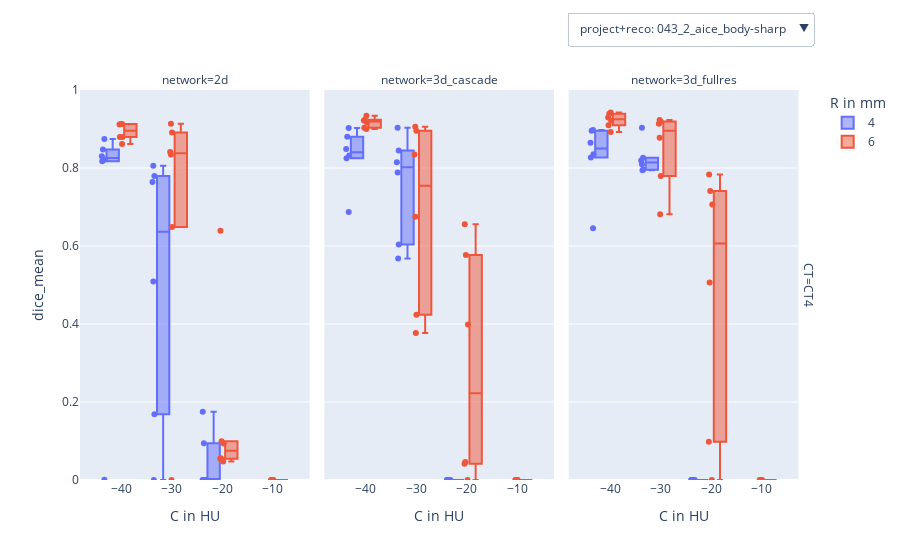

The code cell stored with this chart in its notebook:
### Code cell
import plotly.express as px
from plot_results import create_filter_button

df_lesions_dice_comparison_temp_summary = df_lesions_dice_comparison_temp_summary.sort_values(by=['network', 'R in mm', 'C in HU'])
df_lesions_dice_comparison_temp_summary['project+reco'] = df_lesions_dice_comparison_temp_summary['phantom'] + '_' + df_lesions_dice_comparison_temp_summary['Reco+Kernel']
#df_lesions_dice_comparison_temp_summary_best = df_lesions_dice_comparison_temp_summary.groupby('project+reco', 'R in mm', 'C in HU', 'network', 'CT', as_index=False).agg({'dice_mean': 'max'}) 
fig = px.box(df_lesions_dice_comparison_temp_summary[df_lesions_dice_comparison_temp_summary["project+reco"] == "043_2_aice_body-sharp"], 
             x="C in HU", y="dice_mean", color="R in mm", facet_col="network", facet_row="CT",
             points="all", template="simple_white")
# create buttons
filter_button_colnames = ["project+reco"]        
buttons = []
for filter_button in filter_button_colnames:
    for item in df_lesions_dice_comparison_temp_summary[filter_button].unique():
        button_temp = create_filter_button(df_lesions_dice_comparison_temp_summary, "C in HU", "dice_mean", None, filter_button, item, "R in mm", "network", "CT")
        buttons.append(button_temp)


fig.update_layout(
    updatemenus=[
        dict(
            direction="down",
            x=1,
            y=1.2,
            showactive=True,
            buttons=buttons,
            ),
        ],
    )
fig.update_yaxes(range=[0, 1])
fig.show()
# fig.update_layout(
#     height=None,
#     )
fig.write_html(os.path.join(ploting_dir, "lesions_dice_scans.html"))
